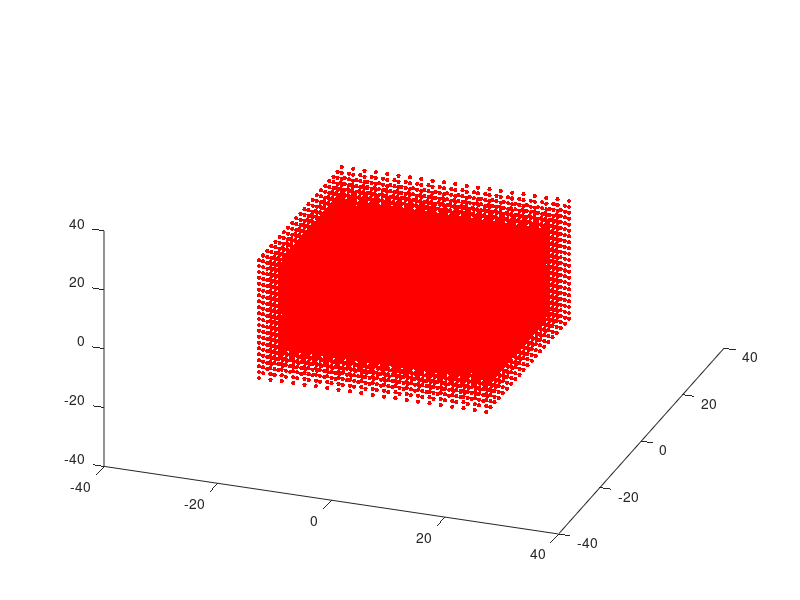

MATLAB code for this plot: (Note: this script raises an error after producing the figure.)
clear all

% Lorenz's parameters (chaotic)
sigma = 10;
beta = 8/3;
rho = 28;

% Initial condition 1 - Large cube of data
y0=[0 0 0];
xvec = -20:2:20;
yvec = -20:2:20;
zvec = -20:2:20;
% % Initial condition 2 - small cube around initial condition from last class
% y0=[-8; 8; 27];
% xvec = -1:.1:1;
% yvec = -1:.1:1;
% zvec = -1:.1:1;
% % Initial condition 3 - even smaller cube around initial condition
% y0=[-8; 8; 27];
% xvec = -.1:.01:.1;
% yvec = -.1:.01:.1;
% zvec = -.1:.01:.1;
[x0,y0,z0] = meshgrid(xvec+y0(1),yvec+y0(2),zvec+y0(3));
yIC(1,:,:,:) = x0;
yIC(2,:,:,:) = y0;
yIC(3,:,:,:) = z0;

plot3(yIC(1,:),yIC(2,:),yIC(3,:),'r.','LineWidth',2,'MarkerSize',10)
axis([-40 40 -40 40 -40 40])
view(20,40);
drawnow

%% Compute trajectory 
dt =0.01;
duration = 4
tspan=[0,duration]; 
L = duration/dt;
yin = yIC; 

for step = 1:L
    time = step*dt
    yout = rk4singlestep(@(t,y)lorenz3D(t,y,sigma,beta,rho),dt,time,yin);
    yin = yout;
    plot3(yout(1,:),yout(2,:),yout(3,:),'r.','LineWidth',2,'MarkerSize',10)
    view(20+360*step/L,40);
    axis([-40 40 -40 40 -10 40])
    drawnow
end